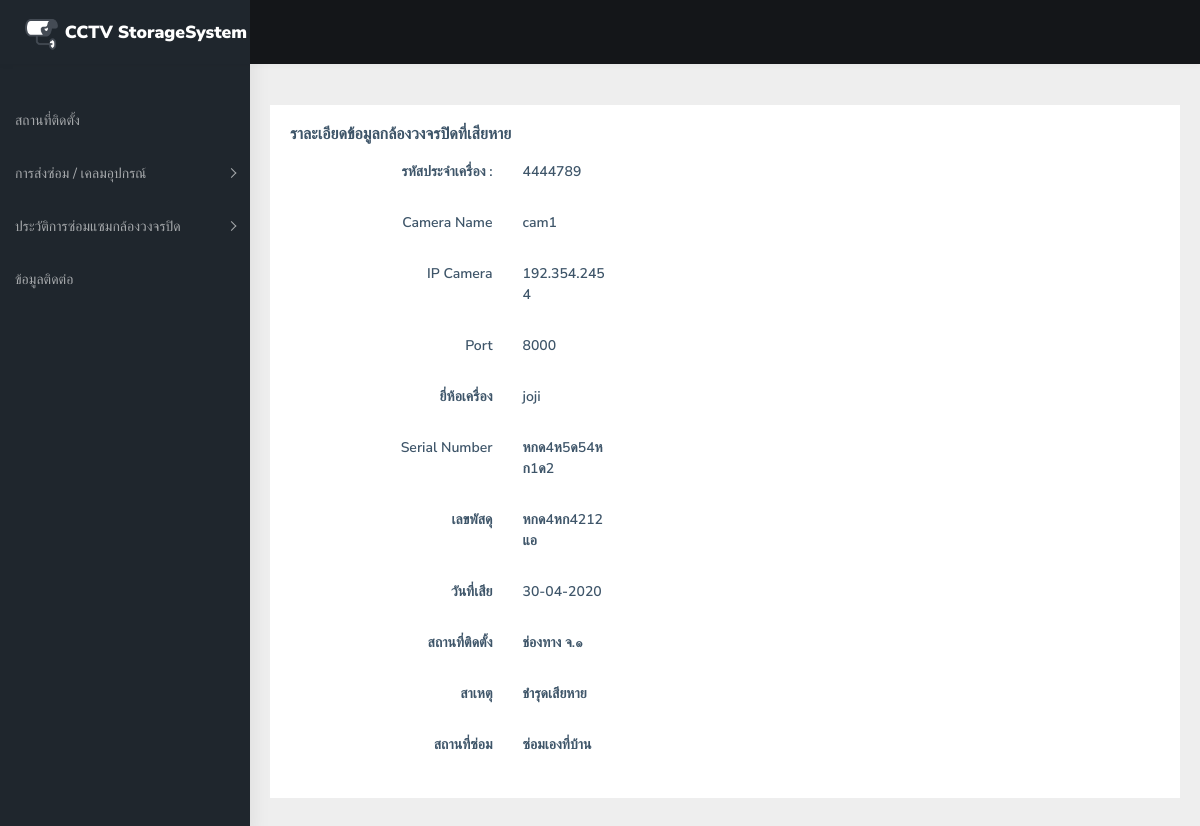
The app's page /user/fix_detail.php?viewfix=32 with its own data.
### tables this page shows
CREATE TABLE `fixing` (
  `f_id` int(5) NOT NULL COMMENT 'รหัสกล้อง',
  `f_idnum` varchar(10) NOT NULL COMMENT 'หมายเลขกล้อง',
  `f_name` varchar(25) NOT NULL COMMENT 'ชื่อกล้อง',
  `f_ip` varchar(20) NOT NULL COMMENT 'ไอพี',
  `f_port` varchar(4) NOT NULL COMMENT 'port',
  `f_brand` varchar(20) NOT NULL COMMENT 'ยี่ห้อ',
  `f_no` varchar(20) NOT NULL COMMENT 'รุ่น',
  `f_sn` varchar(20) NOT NULL COMMENT 'Serial number',
  `f_tax` varchar(20) NOT NULL COMMENT 'เลขพัสดุ',
  `f_place` varchar(40) NOT NULL COMMENT 'สถานที่ติดตั้ง',
  `f_note` varchar(40) NOT NULL COMMENT 'อาการเสีย',
  `f_fix_place` varchar(50) NOT NULL COMMENT 'สถานที่ซ่อม',
  `f_import` date NOT NULL DEFAULT current_timestamp() COMMENT 'วันที่เสีย',
  `f_import_year` year(4) DEFAULT current_timestamp() COMMENT 'ปีที่เสีย'
);

### user/fix_detail.php (the view, shortened to what this page needs)
<?php
  include('..//connection.php');
   $fix = null;
   if(isset($_GET["viewfix"]))
   {
	   $fix = $_GET["viewfix"];
   }
   $sql = "SELECT * FROM fixing WHERE f_id = '".$fix."' ";
   $query = mysqli_query($conn,$sql);
   $result= mysqli_fetch_array($query,MYSQLI_ASSOC);
?>
<!DOCTYPE html>
<html dir="ltr" lang="en">
<head>
    <link rel="stylesheet" type="text/css" href="../assets/libs/select2/dist/css/select2.min.css">
    <link rel="stylesheet" type="text/css" href="../assets/libs/jquery-minicolors/jquery.minicolors.css">
    <link rel="stylesheet" type="text/css" href="../assets/libs/bootstrap-datepicker/dist/css/bootstrap-datepicker.min.css">
    <link rel="stylesheet" type="text/css" href="../assets/libs/quill/dist/quill.snow.css">
    <link href="../dist/css/style.min.css" rel="stylesheet">
                </head>
<body>
<div id="main-wrapper" data-sidebartype="mini-sidebar">
        <?php include('../user/include/header.php')?>
        <?php include('../user/include/sidebar.php')?>
		<div class="page-wrapper">
            <br>
            <div class="container-fluid">
				<form action="" method="post" name="editcam" onSubmit="JavaScript:return fncSubmit();" enctype="multipart/form-data" onSubmit="JavaScript:return addlocation();">
				<div class="card">
                                <div class="card-body">
                                    <h5 class="card-title">ราละเอียดข้อมูลกล้องวงจรปิดที่เสียหาย</h5>
                                     <div class="form-group row">
                                        <label class="col-sm-3 text-right control-label col-form-label">รหัสประจำเครื่อง :</label>
                                        <div class="col-sm-6">
                                        <label class="col-sm-3 text-left control-label col-form-label"><?php echo $result["f_idnum"];?></label>
										 </div>
                                    </div>
                                  <div class="form-group row">
                                        <label class="col-sm-3 text-right control-label col-form-label">Camera Name</label>
                                        <div class="col-sm-6">
                                        <label class="col-sm-3 text-left control-label col-form-label"><?php echo $result["f_name"];?></label>
                                        </div>
                                    </div>
								<div class="form-group row">
            						<label class="col-sm-3 text-right control-label col-form-label">IP Camera</label>
                                        <div class="col-sm-6">
                                        <label class="col-sm-3 text-left control-label col-form-label"><?php echo $result["f_ip"];?></label>
                                        </div>
                                  </div>
                                  <div class="form-group row">
                                        <label class="col-sm-3 text-right control-label col-form-label">Port</label>
                                        <div class="col-sm-6">
                                        <label class="col-sm-3 text-left control-label col-form-label"><?php echo $result["f_port"];?></label>
                                        </div>
                                    </div>
								<div class="form-group row">
            						<label class="col-sm-3 text-right control-label col-form-label">ยี่ห้อเครื่อง</label>
                                        <div class="col-sm-6">
                                        <label class="col-sm-3 text-left control-label col-form-label"><?php echo $result["f_brand"];?></label>
                                        </div>
                                  </div>
									 <div class="form-group row">
                                        <label class="col-sm-3 text-right control-label col-form-label">Serial Number</label>
                                        <div class="col-sm-6">
                                        <label class="col-sm-3 text-left control-label col-form-label"><?php echo $result["f_sn"];?></label>
                                        </div>
                                    </div>
								  <div class="form-group row">
                                        <label class="col-sm-3 text-right control-label col-form-label">เลขพัสดุ</label>
                                        <div class="col-sm-6">
                                        <label class="col-sm-3 text-left control-label col-form-label"><?php echo $result["f_tax"];?></label>
                                        </div>
                                  </div>
									<div class="form-group row">
                                        <label class="col-sm-3 text-right control-label col-form-label">วันที่เสีย</label>
                                        <div class="col-sm-6">
                                        <label class="col-sm-6 text-left control-label col-form-label"><?php echo date('d-m-Y',strtotime($result["f_import"]));?></label>
                                        </div>
                                    </div>
  					  <div class="form-group row">
						<label class="col-sm-3 text-right control-label col-form-label">สถานที่ติดตั้ง</label>
                                        <div class="col-md-6">
                                        <label class="col-sm-4 text-left control-label col-form-label"><?php echo $result["f_place"];?></label>
                                    </div>
                      </div>
                                    <div class="form-group row">
                                        <label class="col-sm-3 text-right control-label col-form-label">สาเหตุ</label>
                                        <div class="col-sm-6">
                                            <label class="col-sm-3 text-left control-label col-form-label"><?php echo $result["f_note"];?></label>
                                        </div>
                                    </div>
									<div class="form-group row">
                                    <label class="col-sm-3 text-right control-label col-form-label">สถานที่ซ่อม</label>
                                    <div class="col-md-6">
                                     <label class="col-sm-3 text-left control-label col-form-label"><?php echo $result["f_fix_place"];?></label>
                                    </div>
                                </div>
                               </div>
						</div>
						</form>
		</div>
	</div>
	</div>
</body>
	<link type="text/css" id="dark-mode" rel="stylesheet" href="">
</html>

### records on screen
fixing: f_idnum "4444789", f_name "cam1", f_ip "192.354.2454", f_port "8000", f_brand "joji", f_sn "หกด4ห5ด54หก1ด2", f_tax "หกด4หก4212แอ", f_import "30-04-2020", f_place "ช่องทาง จ.๑", f_note "ชำรุดเสียหาย", f_fix_place "ซ่อมเองที่บ้าน"
